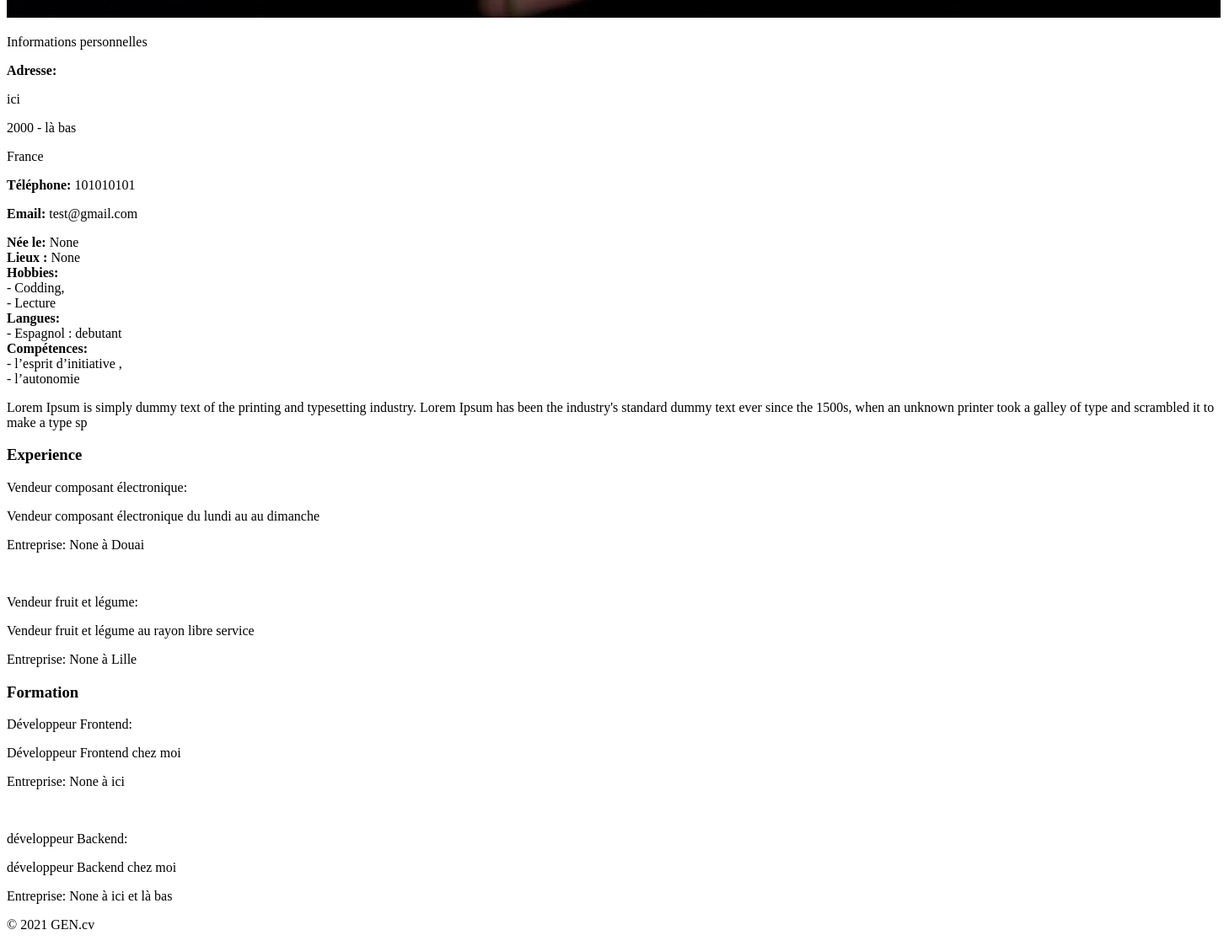
Page /detail_cv/1/ (lower part) on the earlier database version.
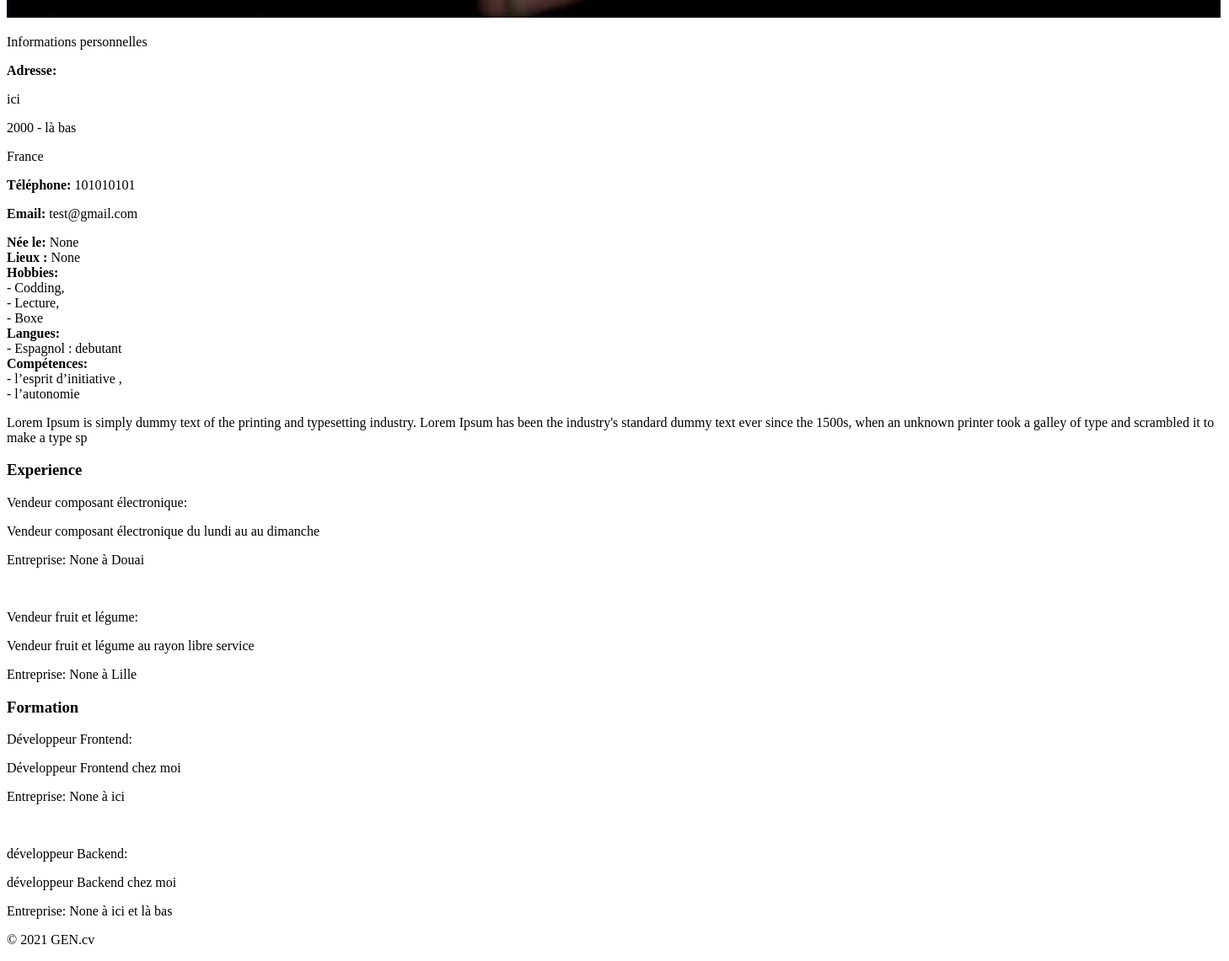
Same page on the later database version.
### curriculum/models.py (models this page shows, shortened)
class Hobby(models.Model):
    title_hobby = models.CharField("titre du hobbie", max_length=120)
    info = models.ForeignKey(Info, on_delete=models.CASCADE, related_name='hobby_info', null=True)
    class Meta:
        verbose_name = "Hobbie"
        verbose_name_plural = "Hobbies"

class Language(models.Model):
    title_language = models.CharField("titre de la langue", max_length=120)
    niveau_choices = [
        ('Débutant', 'Débutant'),
        ('Intermédiaire', 'Intermédiaire'),
        ('Avancé', 'Avancé'),
    ]
    niveau_language = models.CharField("niveau de la langue choisie", max_length=120, choices=niveau_choices)
    info = models.ForeignKey(Info, on_delete=models.CASCADE, related_name='language_info', null=True)
    class Meta:
        verbose_name = "Language"
        verbose_name_plural = "Languages"

class Skill(models.Model):
    title_Skill = models.CharField("titre de la compétence", max_length=120)
    info = models.ForeignKey(Info, on_delete=models.CASCADE, related_name='skill_info', null=True)
    class Meta:
        verbose_name = "Skill"
        verbose_name_plural = "Skills"

class Experience(models.Model):
    title_experience = models.CharField("titre de la l'expérience", max_length=120)
    description_experience = models.TextField("description de l'expérience")
    business = models.CharField("école ou entreprise", max_length=120, blank=True, null=True)
    start_date_of_experience = models.DateField("date de début de l'expérience", blank=True, null=True)
    end_date_of_experience = models.DateField("date de fin de l'expérience", blank=True, null=True)
    location_experience = models.CharField("lieu de l'expérience", max_length=100)
    info = models.ForeignKey(Info, on_delete=models.CASCADE, related_name='experience_info', null=True)
    class Meta:
        verbose_name = "Experience"
        verbose_name_plural = "Experiences"

class Formation(models.Model):
    title_formation = models.CharField("titre de la formation", max_length=120)
    description_formation = models.TextField("description de la formation")
    business = models.CharField("école ou entreprise", max_length=120, blank=True, null=True)
    start_date_of_formation = models.DateField("date de début de la formation", blank=True, null=True)
    end_date_of_formation = models.DateField("date de fin de la formation", blank=True, null=True)
    location_formation = models.CharField("lieu de la formation", max_length=100)
    info = models.ForeignKey(Info, on_delete=models.CASCADE, related_name='formations_info', null=True)
    class Meta:
        verbose_name = "Formation"
        verbose_name_plural = "Formations"

### pages/views.py (the view)
# urls.py: path('detail_cv/<int:pk>/', InfoDetailView.as_view(), name='detail_cv'),
class InfoDetailView(View):
    model = Info
    template_name = "pages/detail_cv.html"
    def get(self, request, pk):
        info = get_object_or_404(Info, pk=pk)
        return render(request, "pages/detail_cv.html", context={"info": info})

### templates/pages/detail_cv.html (shortened to what the changed rows need)
{% extends "base.html" %}
{% load tailwind_filters %}
{% load crispy_forms_tags %}
{% block content %}
  <main class="container mx-auto ">
    <section class="flex flex-col w-full">
      <div class="container mx-auto flex flex-col bg-white">
        <div class='flex flex-row justify-start items-start w-full p-4 gap-11'>
          <div class='flex flex-col w-1/4  h-full'>
              <div class="info-field  text-xl mt-12  my-4">
                <strong>Hobbies:</strong>
                <div class='px-2 text-lg '>
                  {% for hobby in info.hobbies.all %}
                    - {{ hobby.title_hobby }}{% if not forloop.last %},<br/> {% endif %}
                  {% endfor %}
                </div>
              </div>
              <div class="info-field  text-xl  my-4">
                <strong>Langues:</strong>
                <div class='px-2 text-lg '>
                  {% for language in info.languages.all %}
                      - {{ language.title_language }} : {{ language.niveau_language }}
                  {% endfor %}
                </div>
              </div>
              <div class="info-field  text-xl  my-4">
                <strong>Compétences:</strong>
                <div class='px-2 text-lg '>
                  {% for skill in info.skills.all %}
                    - {{ skill.title_Skill }}
                    {% if not forloop.last %},<br/>{% endif %}
                  {% endfor %}
                </div>
              </div>
            </div>
            <div class="flex flex-col justify-start items-center w-3/4 h-full">
              <div class="flex flex-col justify-evenly items-center h-full">
              <div class="my-6   w-full">
                <div class='px-4'>
                  {% for experience in info.experiences.all %}
                    <p class='flex justify-start w-full text-xl border-b-4 mb-4'> {{ experience.title_experience }}: </p>
                    <div class='flex flex-row justify-start items-start w-full '>
                      <div class='text-lg w-auto flex flex-col justify-start items-start'>
                          <p class='font-bold'>{{ experience.description_experience }}</p>
                          <p>Entreprise: {{ experience.business }} à {{ experience.location_experience }}</p>
                      </div>
                    </div>
                    {% if not forloop.last %}<br/>{% endif %}
                  {% endfor %}
                </div>
              </div>
              <div class=" my-6   w-full">
                <div class='px-4'>
                  {% for formation in info.formations.all %}
                  <p class='flex justify-start w-full text-xl border-b-4 mb-4'> {{ formation.title_formation }}: </p>
                  <div class='flex flex-row justify-start items-start w-full '>
                    <div class='text-lg w-auto flex flex-col justify-start items-start'>
                        <p>{{ formation.description_formation }}</p>
                        <p>Entreprise: {{ formation.business }} à {{ formation.location_formation }}</p>
                    </div>
                  </div>
                    {% if not forloop.last %}<br/>{% endif %}
                  {% endfor %}
                </div>
              </div>
            </div>
          </div>
        </div>
      </div>
    </section>
</main>
{% endblock %}

Differences in the rows shown:
shown differently, row unchanged: Hobby "Lecture": now shows ","
added Hobby: title_hobby "Boxe"
